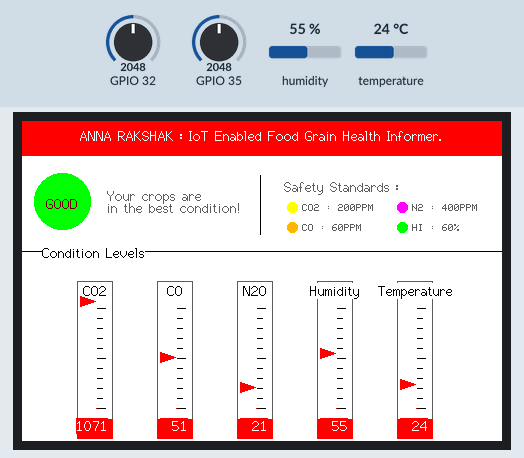
This sketch was run on a simulated ESP32. On the bench: 480×320 colour display. Inputs (shaded band) come from the test bench; at power-on: humidity 55 %, GPIO 32 = 2048, GPIO 35 = 2048, temperature 24 °C (analog values on the 0–4095 scale). WiFi joins after 1.5 s; servers stay silent unless stated; what the sketch prints to the serial monitor is not drawn.

Above: at 6.5 s.
6.6 s: humidity set to 22 %
At 9.6 s:
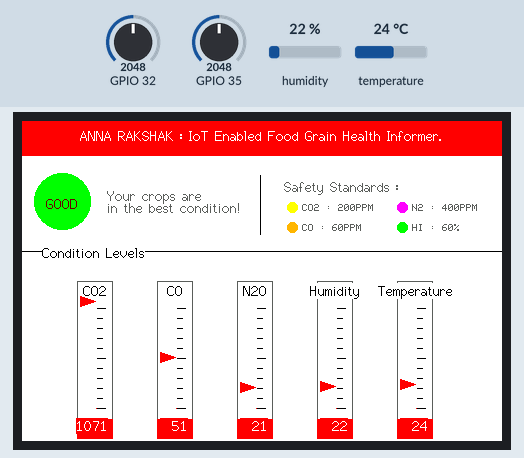
9.9 s: GPIO 32 set to 2866
At 11.3 s:
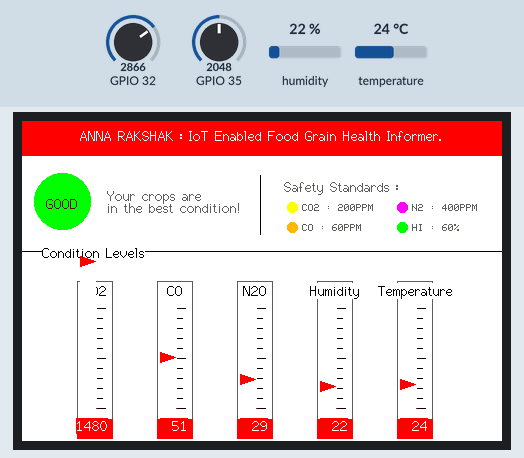
11.9 s: GPIO 35 set to 2866
At 13.6 s:
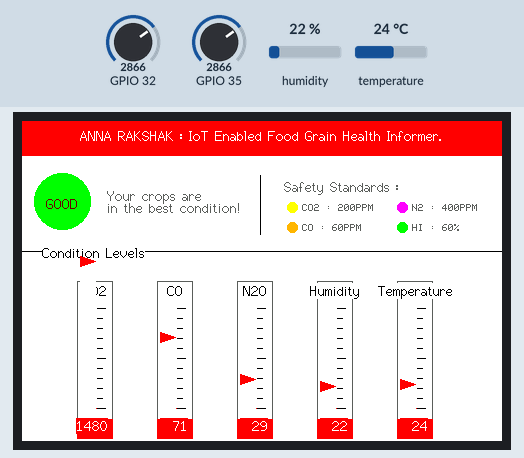
14.5 s: temperature set to 12 °C
At 15.8 s:
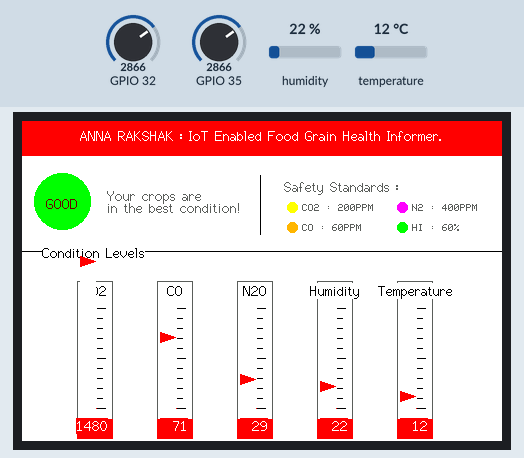
16.5 s: GPIO 32 set to 3972
At 18.2 s:
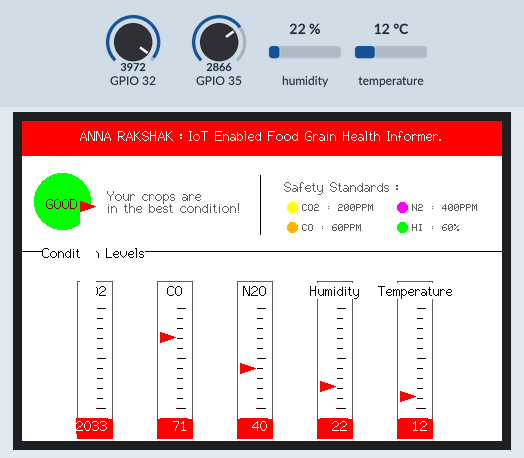
19.0 s: GPIO 35 set to 3972
At 19.6 s:
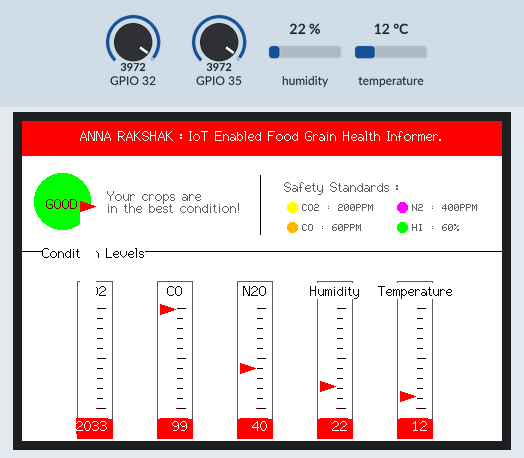
Timing chart, 0 to 22.0 s (numbered marks = the images above; inputs shaded):
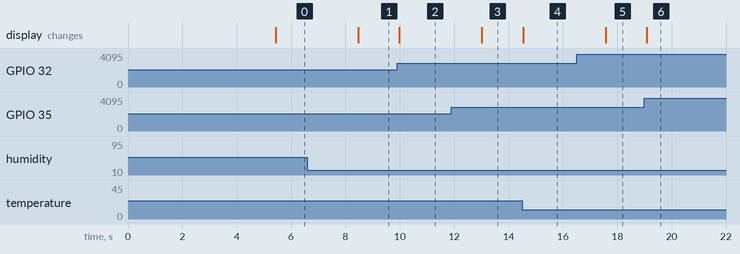

The sketch:

main.ino
```cpp
//-----------------------------------------------------
// Code for Anna Rakshak
// Written by Aditya Gaur @ VBPS 2023
// check README for configuration
//-----------------------------------------------------


// Including neccessary libraries
#include <ETH.h>
#include <WiFi.h>
#include <WiFiAP.h>
#include <WiFiClient.h>
#include <WiFiGeneric.h>
#include <WiFiMulti.h>
#include <WiFiScan.h>
#include <WiFiServer.h>
#include <WiFiSTA.h>
#include <WiFiType.h>
#include <WiFiUdp.h>
#include <SPI.h>
#include <TFT_eSPI.h>
#include "DHT.h"
#include "ThingSpeak.h"

// Init Libs
TFT_eSPI tft = TFT_eSPI();
WiFiClient  client;

// Defining colors
#define TFT_GREY 0x5AEB
#define TFT_DARK_GREEN 0x166800
#define TFT_LIME_GREEN 0x42E317
#define TFT_CYAN 0x07FF
#define TFT_NAVY 0x000F
#define TFT_MAGENTA 0xF81F

#define LOOP_PERIOD 1500 // Display updates every 35 ms

#define DHT11PIN 16 // Defining DHT Sensor Pin
DHT dht(DHT11PIN, DHT11); // Init

// Defining Conn Params
const char* ssid = "Jai shri shyam_5G";   // Write your SSID
const char* password = "guru1102";   // Write your WIFI password
unsigned long Channel_ID = 2008436;  //replace with your Channel ID
const char * API_key = "YP0W4WOOR4VYBYLR";

// Defining Variables
float ltx = 0;    // Saved x coord of bottom of needle

uint16_t osx = 120, osy = 120; // Saved x & y coords
uint32_t updateTime = 0;       // time for next update

int old_analog =  -999; // Value last displayed
int old_digital = -999; // Value last displayed

int value[6] = {0, 0, 0, 0, 0, 0};
int old_value[6] = { -1, -1, -1, -1, -1, -1};
int d = 0;

// Sensor Value Variables
float CO = 0.0;
int CO2 = 0;
int CO2_mapped = 0;
float N2 = 0.0;
float temp = 0.0;
float humid = 0.0;

// Function to load up all the UI.
void displayMainScreen() {
  // Top Bar
  tft.fillRect(0, 0, 480, 35, TFT_RED);
  tft.setTextColor(TFT_WHITE);
  tft.drawCentreString("ANNA RAKSHAK : IoT Enabled Food Grain Health Informer.", 240, 7, 2);

  // Quality Area --> Circle, Condition, Safety Standards
  tft.fillCircle(40, 80, 28, TFT_GREEN);
  tft.setTextColor(TFT_DARK_GREEN);
  tft.drawString("GOOD", 24, 75,  2);
  tft.setTextColor(TFT_GREY);
  tft.drawString("Your crops are", 85, 67,  2);
  tft.drawString("in the best condition!", 85, 79,  2);

  tft.drawFastVLine(238,54, 60, TFT_BLACK);

  tft.setTextColor(TFT_GREY);
  tft.drawString("Safety Standards :", 262, 58,  2);
  tft.fillCircle(270, 86, 5, TFT_YELLOW);
  tft.fillCircle(270, 106, 5, TFT_ORANGE);
  tft.fillCircle(380, 86, 5, TFT_MAGENTA);
  tft.fillCircle(380, 106, 5, TFT_GREEN);

  tft.setTextColor(TFT_GREY);
  tft.drawString("CO2 : 200PPM", 280, 83,  1);
  tft.drawString("CO : 60PPM", 280, 103,  1);
  tft.drawString("N2 : 400PPM", 390, 83,  1);
  tft.drawString("HI : 60%", 390, 103,  1);

  // Separator + Condition Levels
  tft.drawLine(0,130,480,130,TFT_BLACK);
  tft.setTextColor(TFT_BLACK, TFT_WHITE);
  tft.drawString("Condition Levels", 20, 124,  2);

  }

// Function for plotting graph
void plotLinear(char *label, int x, int y)
{
  int w = 36; // graph width

  // graph_rect
  tft.drawRect(x, y, w, 155, TFT_GREY);
  tft.fillRect(x + 2, y + 19, w - 3, 155 - 38, TFT_WHITE);

  // graph_label
  tft.setTextColor(TFT_BLACK, TFT_WHITE);
  tft.drawCentreString(label, x + w / 2, y + 2, 2);

  // plotting small & large lines intervals in the graph.
  for (int i = 0; i < 110; i += 10)
  {
    tft.drawFastHLine(x + 20, y + 27 + i, 6, TFT_BLACK);
  }

  for (int i = 0; i < 110; i += 50)
  {
    tft.drawFastHLine(x + 20, y + 27 + i, 9, TFT_BLACK);
  }

  // plotting pointer w/ triangles * plotting value_rect + value text
  tft.fillTriangle(x + 3, y + 127, x + 3 + 16, y + 127, x + 3, y + 127 - 5, TFT_RED);
  tft.fillTriangle(x + 3, y + 127, x + 3 + 16, y + 127, x + 3, y + 127 + 5, TFT_RED);
  tft.fillRect(x,y+138,w,20,TFT_RED);
  tft.setTextColor(TFT_WHITE, TFT_RED);
  tft.drawCentreString("---", x + w / 2, y + 155 - 18, 2);
}


// plotting pointer & changing/updating values
void plotPointer(void)
{
  int dy = 187; // pointer y
  byte pw = 15; // pointer width

  tft.setTextColor(TFT_WHITE, TFT_RED);

  // Move the 5 pointers one pixel towards new value
  for (int i = 0; i < 5; i++)
  {
    char buf[8]; dtostrf(value[i], 4, 0, buf); // loading current value
    tft.drawRightString(buf, 55 + (i * 80) + 36 - 5, 187 - 27 + 155 - 18, 2); // drawing value

    int dx = 3 + 55 + (80 * i);

    // Limit value to emulate needle end stops & mapping values greater than 100 (CO2).
    if (value[i] < 0) value[i] = 0;
    if (value[i] > 100) {
      if  (i ==0) {
        value[i] = map(value[i],0,1000,1,100);
      }
      else {
        value[i] = 100;
        }

      };

    // Updating values & pointer pos
    while (!(value[i] == old_value[i])) {
      dy = 187 + 100 - old_value[i];
      if (old_value[i] > value[i])
      {
        tft.drawLine(dx, dy - 5, dx + pw, dy, TFT_WHITE);
        old_value[i]--;
        tft.drawLine(dx, dy + 6, dx + pw, dy + 1, TFT_RED);
      }
      else
      {
        tft.drawLine(dx, dy + 5, dx + pw, dy, TFT_WHITE);
        old_value[i]++;
        tft.drawLine(dx, dy - 6, dx + pw, dy - 1, TFT_RED);
      }
    }
  }
}


// setup method
void setup(void) {
  analogReadResolution(12);
  Serial.begin(57600); // For debug

  dht.begin(); // DHT Sensor start

  tft.init(); // init TFT display
  tft.setRotation(1);
  tft.fillScreen(TFT_WHITE);

  Serial.print("Anna Rakshak COM [BAUD 57600] [Made with <3 by Aditya]\n ");
  displayMainScreen(); // callin fnc to load the main screen

  // init Wifi Conn
  WiFi.mode(WIFI_STA);
  ThingSpeak.begin(client);

  // Drawing Linear Graphs

  byte d = 80; // gap between graphs

  // Plotting 5 graphs with x_pos varrying with d&start_pos
  int start_pos = 55;
  plotLinear("CO2", start_pos, 160);
  plotLinear("CO", start_pos +  d, 160);
  plotLinear("N2O", start_pos+ (2 * d), 160);
  plotLinear("Humidity", start_pos+ (3 * d), 160);
  plotLinear("Temperature", start_pos +(4 * d), 160);

  updateTime = millis(); // Next update time

  // Wifi Conn
  if(WiFi.status() != WL_CONNECTED){
      Serial.print("Connecting to WiFi...");
      while(WiFi.status() != WL_CONNECTED){
        WiFi.begin(ssid, password);
        delay(5000);
      }
      Serial.println("\nConnected.");
    }


}

void readSensorVals() {
    int val = analogRead(35);   // value from middle pin for MQ9 ranges from (10xx-...)

    CO = val/40;
    CO2 = analogRead(32)/2;
    CO2 = CO2+47;
    N2 = CO2/50;
    humid = dht.readHumidity();
    temp = dht.readTemperature();

   //  Serial.print("CO2 Value : ");
  //  Serial.print(CO2);
  //  Serial.print("CO Value : ");
  //  Serial.print(CO);
  //  Serial.print("N2 Value : ");
  //  Serial.print(N2);
  //  Serial.print("Temp Value : ");
  //  Serial.print(temp);
  //  Serial.print("\n");
  //  Serial.print("Humidity Value : ");
  //  Serial.print(humid);

  }

void loop () {
  if (updateTime <= millis()) {
    //updating
    updateTime = millis() + LOOP_PERIOD;

    d += 4; if (d >= 360) d = 0;

    // getting sensor vals
    readSensorVals();

    // plotting pointer
    value[0] = CO2;
    value[1] = CO;
    value[2] = N2;
    value[3] = humid;
    value[4] = temp;

    plotPointer();

    // uploading data to thingspeak
    int Data1 = ThingSpeak.writeField(Channel_ID, 7, humid,API_key);
    int Data2 = ThingSpeak.writeField(Channel_ID, 1, CO2,API_key);
    int Data3 = ThingSpeak.writeField(Channel_ID, 2, CO,API_key);
    int Data4 = ThingSpeak.writeField(Channel_ID, 6, temp,API_key);
    int Data5 = ThingSpeak.writeField(Channel_ID, 3, N2,API_key);


}
}
```

Measured:
- after the input at 6.6 s, the display: changes after 1.9 s (image 1)
- after the input at 9.9 s, the display: changes after 0.07 s (image 2)
- after the input at 11.9 s, the display: changes after 1.1 s (image 3)
- after the input at 14.5 s, the display: changes at once (image 4)
- after the input at 16.5 s, the display: changes after 1.1 s (image 5)
- after the input at 19.0 s, the display: changes after 0.08 s (image 6)
